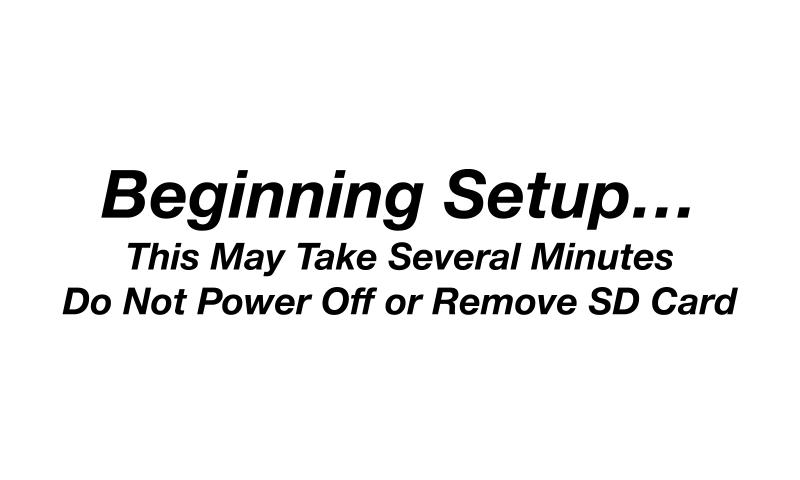
#> input picture messages/start.jpg, 800 x 480 px
$ python frame_manager.py start.jpg 5
#> lines starting #> are read from the running program, lines starting #| are printed output that depends on the picture
### display_manager.py
"""Display management for e-ink frame with automatic image rotation.

This module handles the display of processed images on an e-paper screen,
managing image rotation timing, random selection, and display lifecycle.
It interfaces with the Waveshare e-paper display library for hardware control.
"""

import atexit
import os
import random
import sys
import time
from typing import List, NoReturn, Optional

from PIL import Image

from lib.waveshare_epd import epd7in3f

# Path configuration for library access
SCRIPT_DIR: str = os.path.dirname(os.path.abspath(__file__))
LIB_PATH: str = os.path.join(SCRIPT_DIR, "lib")
sys.path.append(LIB_PATH)  # Add lib directory to Python path for e-paper library


class DisplayManager:
    """Manages e-paper display operations and image rotation lifecycle.

    This class handles all aspects of displaying images on the e-paper screen,
    including initialization, image selection, rotation timing, and cleanup.
    It provides automatic random image selection with duplicate prevention
    and configurable refresh intervals.

    Attributes:
        image_folder: Directory containing processed images for display
        refresh_time: Interval in seconds between image rotations
        rotation: Image rotation angle (0, 90, 180, or 270 degrees)
        epd: Waveshare e-paper display driver instance
        last_display_time: Timestamp of last image display
        last_selected_image: Name of previously displayed image (for deduplication)
        stop_display: Flag to halt the display loop
    """

    def __init__(self, image_folder: str, refresh_time: int) -> None:
        """Initialize the display manager with configuration and hardware setup.

        Sets up the e-paper display driver, configures timing parameters,
        and registers cleanup handlers for graceful shutdown.

        Args:
            image_folder: Path to directory containing processed images
            refresh_time: Interval in seconds between image rotations
        """
#> called with image_folder = 'pic', refresh_time = 5
        # Display timing and state management
        self.last_display_time: float = time.time()
        self.last_selected_image: Optional[str] = None
        self.image_folder: str = image_folder
        self.refresh_time: int = refresh_time

        # Display configuration
        self.rotation: int = 0  # Image rotation angle in degrees
        self.stop_display: bool = False  # Flag to control display loop

        # Initialize e-paper display hardware
        self.epd: epd7in3f.EPD = epd7in3f.EPD()
        self.epd.init()  # Initialize display driver
#> (the call stopped at in init, `if (epdconfig.module_init() != 0):`: lib is not available in this run)

        # Register cleanup function for graceful shutdown
        atexit.register(self.reset_frame)

    # [103 lines left out: functions reset_frame, fetch_image_files, select_random_image, display_images, not called in this run]

    def display_message(self, message_file: str) -> None:
        """Display a predefined message image on the screen.

        Loads and displays a message image from the messages directory.
        Used for status messages like startup, error states, etc.

        Args:
            message_file: Filename of the message image to display
        """
#> called with message_file = 'start.jpg'
        message_path: str = os.path.join(SCRIPT_DIR, f"messages/{message_file}")

        try:
            with Image.open(message_path) as img_start:
#> img_start is the input picture: PIL image 800x480 RGB; min 0, max 255, mean 238.4
                rotated_img: Image.Image = img_start.rotate(self.rotation)
                self.epd.display(self.epd.getbuffer(rotated_img))
                print(f"Displayed message: {message_file}")
        except FileNotFoundError:
            print(f"Warning: Message file not found: {message_path}")
        except Exception as e:
            print(f"Error displaying message {message_file}: {e}")

### lib/waveshare_epd/epd7in3f.py
# *****************************************************************************
# * | File        :	  epd7in3f.py
# * | Author      :   Waveshare team
# * | Function    :   Electronic paper driver
# * | Info        :
# *----------------
# * | This version:   V1.0
# * | Date        :   2022-10-20
# # | Info        :   python demo
# -----------------------------------------------------------------------------
# ******************************************************************************/
# Permission is hereby granted, free of charge, to any person obtaining a copy
# of this software and associated documnetation files (the "Software"), to deal
# in the Software without restriction, including without limitation the rights
# to use, copy, modify, merge, publish, distribute, sublicense, and/or sell
# copies of the Software, and to permit persons to  whom the Software is
# furished to do so, subject to the following conditions:
#
# The above copyright notice and this permission notice shall be included in
# all copies or substantial portions of the Software.
#
# THE SOFTWARE IS PROVIDED "AS IS", WITHOUT WARRANTY OF ANY KIND, EXPRESS OR
# IMPLIED, INCLUDING BUT NOT LIMITED TO THE WARRANTIES OF MERCHANTABILITY,
# FITNESS OR A PARTICULAR PURPOSE AND NONINFRINGEMENT. IN NO EVENT SHALL THE
# AUTHORS OR COPYRIGHT HOLDERS BE LIABLE FOR ANY CLAIM, DAMAGES OR OTHER
# LIABILITY WHETHER IN AN ACTION OF CONTRACT, TORT OR OTHERWISE, ARISING FROM,
# OUT OF OR IN CONNECTION WITH THE SOFTWARE OR THE USE OR OTHER DEALINGS IN
# THE SOFTWARE.
#

import logging
from . import epdconfig

import PIL
from PIL import Image, ImageEnhance
import io

# Display resolution
EPD_WIDTH       = 800
EPD_HEIGHT      = 480

logger = logging.getLogger(__name__)

class EPD:
    def __init__(self):
        self.reset_pin = epdconfig.RST_PIN
        self.dc_pin = epdconfig.DC_PIN
        self.busy_pin = epdconfig.BUSY_PIN
        self.cs_pin = epdconfig.CS_PIN
        self.width = EPD_WIDTH
        self.height = EPD_HEIGHT
        self.BLACK  = 0x000000   #   0000  BGR
        self.WHITE  = 0xffffff   #   0001
        self.GREEN  = 0x00ff00   #   0010
        self.BLUE   = 0xff0000   #   0011
        self.RED    = 0x0000ff   #   0100
        self.YELLOW = 0x00ffff   #   0101
        self.ORANGE = 0x0080ff   #   0110

    # Hardware reset
    # [7 lines left out: function reset, not called in this run]

    def send_command(self, command):
        epdconfig.digital_write(self.dc_pin, 0)
        epdconfig.digital_write(self.cs_pin, 0)
        epdconfig.spi_writebyte([command])
        epdconfig.digital_write(self.cs_pin, 1)

    # [5 lines left out: function send_data, not called in this run]

    # send a lot of data
    def send_data2(self, data):
        epdconfig.digital_write(self.dc_pin, 1)
        epdconfig.digital_write(self.cs_pin, 0)
        epdconfig.spi_writebyte2(data)
        epdconfig.digital_write(self.cs_pin, 1)

    # [17 lines left out: functions ReadBusyH, TurnOnDisplay, not called in this run]

    def init(self):
        if (epdconfig.module_init() != 0):
            return -1
        # EPD hardware init start
        self.reset()
        self.ReadBusyH()
        epdconfig.delay_ms(30)

        self.send_command(0xAA)    # CMDH
        self.send_data(0x49)
        self.send_data(0x55)
        self.send_data(0x20)
        self.send_data(0x08)
        self.send_data(0x09)
        self.send_data(0x18)

        self.send_command(0x01)
        self.send_data(0x3F)
        self.send_data(0x00)
        self.send_data(0x32)
        self.send_data(0x2A)
        self.send_data(0x0E)
        self.send_data(0x2A)

        self.send_command(0x00)
        self.send_data(0x5F)
        self.send_data(0x69)

        self.send_command(0x03)
        self.send_data(0x00)
        self.send_data(0x54)
        self.send_data(0x00)
        self.send_data(0x44)

        self.send_command(0x05)
        self.send_data(0x40)
        self.send_data(0x1F)
        self.send_data(0x1F)
        self.send_data(0x2C)

        self.send_command(0x06)
        self.send_data(0x6F)
        self.send_data(0x1F)
        self.send_data(0x1F)
        self.send_data(0x22)

        self.send_command(0x08)
        self.send_data(0x6F)
        self.send_data(0x1F)
        self.send_data(0x1F)
        self.send_data(0x22)

        self.send_command(0x13)    # IPC
        self.send_data(0x00)
        self.send_data(0x04)

        self.send_command(0x30)
        self.send_data(0x3C)

        self.send_command(0x41)     # TSE
        self.send_data(0x00)

        self.send_command(0x50)
        self.send_data(0x3F)

        self.send_command(0x60)
        self.send_data(0x02)
        self.send_data(0x00)

        self.send_command(0x61)
        self.send_data(0x03)
        self.send_data(0x20)
        self.send_data(0x01)
        self.send_data(0xE0)

        self.send_command(0x82)
        self.send_data(0x1E)

        self.send_command(0x84)
        self.send_data(0x00)

        self.send_command(0x86)    # AGID
        self.send_data(0x00)

        self.send_command(0xE3)
        self.send_data(0x2F)

        self.send_command(0xE0)   # CCSET
        self.send_data(0x00)

        self.send_command(0xE6)   # TSSET
        self.send_data(0x00)
        return 0

    def getbuffer(self, image):
        # Create a pallette with the 7 colors supported by the panel
        pal_image = Image.new("P", (1,1))
        pal_image.putpalette( (0,0,0,  255,255,255,  0,255,0,   0,0,255,  255,0,0,  255,255,0, 255,128,0) + (0,0,0)*249)

        # Check if we need to rotate the image
        imwidth, imheight = image.size
#> imwidth = 800; imheight = 480
        if(imwidth == self.width and imheight == self.height):
            image_temp = image
        elif(imwidth == self.height and imheight == self.width):
            image_temp = image.rotate(90, expand=True)
        else:
            logger.warning("Invalid image dimensions: %d x %d, expected %d x %d" % (imwidth, imheight, self.width, self.height))

        # Convert the soruce image to the 7 colors, dithering if needed
        if image_temp.mode != 'RGB':
            image_temp = image_temp.convert('RGB')

        color = ImageEnhance.Color(image_temp)
        image_temp = color.enhance(1.5)

        contrast = ImageEnhance.Contrast(image_temp)
        image_temp = contrast.enhance(1.5)

        # Convert the soruce image to the 7 colors, dithering if needed
        image_7color = image_temp.quantize(
            palette=pal_image,
            dither=Image.Dither.FLOYDSTEINBERG,
        )
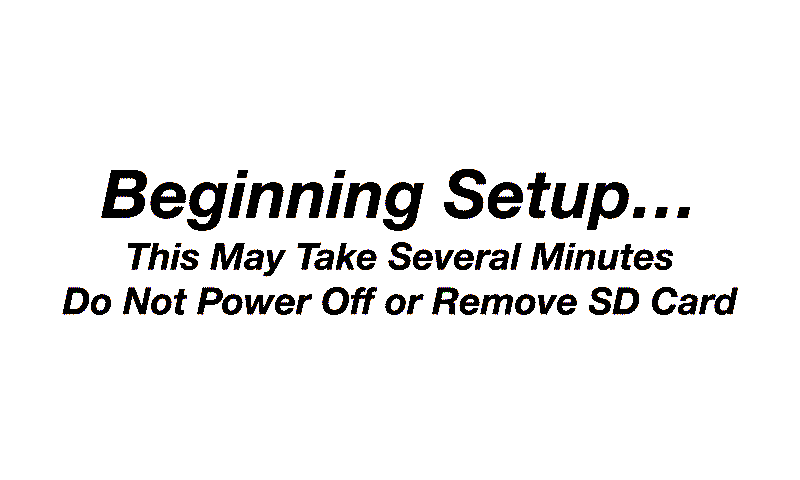
#> image_7color: PIL image 800x480 P; mean R, G, B 237.8, 237.6, 237.5

        buf_7color = bytearray(image_7color.tobytes('raw'))

        # PIL does not support 4 bit color, so pack the 4 bits of color
        # into a single byte to transfer to the panel
        buf = [0x00] * int(self.width * self.height / 2)
        idx = 0
        for i in range(0, len(buf_7color), 2):
            buf[idx] = (buf_7color[i] << 4) + buf_7color[i+1]
            idx += 1
#> this loop made 192000 passes
#> i on passes 3 to 5: 4, 6, 8
#> after the loop, buf = 192000 items; idx = 192000

        return buf

    def display(self, image):
        self.send_command(0x10)
        self.send_data2(image)

        self.TurnOnDisplay()

    # [12 lines left out: functions Clear, sleep, not called in this run]
### END OF FILE ###

### image_converter.py
"""Image processing module for e-ink display optimization.

This module handles the conversion of source images to e-ink display format,
including resizing, cropping, and color/contrast enhancement for optimal
display on e-paper screens.
"""

import os
from typing import Tuple

from PIL import Image, ImageEnhance, ImageOps


class ImageConverter:
    """Handles image processing and conversion for e-ink display optimization.

    This class processes images from a source directory, resizing and enhancing
    them for optimal display on e-paper screens. Images are resized to fit the
    target dimensions while maintaining aspect ratio, then cropped and enhanced
    for better visibility on e-ink displays.

    Attributes:
        source_dir: Directory containing source images to process
        output_dir: Directory where processed images will be saved
        target_width: Target width for processed images (800px)
        target_height: Target height for processed images (480px)
    """

    def __init__(self, source_dir: str, output_dir: str) -> None:
        """Initialize the ImageConverter with source and output directories.

        Args:
            source_dir: Path to directory containing source images
            output_dir: Path to directory where processed images will be saved
        """
        self.source_dir: str = source_dir
        self.output_dir: str = output_dir
        self.target_width: int = 800  # E-ink display width
        self.target_height: int = 480  # E-ink display height

    # [89 lines left out: functions process_images, resize_image, not called in this run]

### frame_manager.py
"""Main entry point for the e-ink frame application.

This module coordinates the image processing and display workflow for an e-ink frame.
It processes images from an SD card, converts them for display, and manages the
display rotation cycle.

Usage:
    python frame_manager.py <sd_path> <refresh_time>

Args:
    sd_path: Path to the SD card containing source images
    refresh_time: Time in seconds between image rotations
"""

import os
import shutil
import sys
from typing import NoReturn

from display_manager import DisplayManager
from image_converter import ImageConverter

# Directory paths for the application
SCRIPT_DIR: str = os.path.dirname(os.path.abspath(__file__))
PIC_PATH: str = os.path.join(SCRIPT_DIR, "pic")  # Local directory for processed images
SD_MOUNT_BASE: str = "/media/pi"  # Base path for SD card mounts


def main() -> NoReturn:
    """Main application entry point.

    Orchestrates the complete workflow: image processing from SD card,
    conversion for e-ink display, and continuous image rotation.

    Raises:
        SystemExit: If insufficient command line arguments provided
        Exception: For errors during image processing or display
    """
    # Validate command line arguments
    if len(sys.argv) < 3:
        print("Usage: python frame_manager.py <sd_path> <refresh_time>")
        sys.exit(1)

    # Parse command line arguments
    sd_path: str = sys.argv[1]
    refresh_time: int = int(sys.argv[2])
    print(f"Frame manager received SD path: {sd_path}")
    print(f"Frame manager received refresh time: {refresh_time} seconds")

    # Initialize display manager for the e-ink screen
    display_manager: DisplayManager = DisplayManager(image_folder=PIC_PATH, refresh_time=refresh_time)
    print("Display manager created")

    # Prepare local image directory (clean slate for new images)
    if os.path.exists(PIC_PATH):
        shutil.rmtree(PIC_PATH)  # Remove any existing processed images
    os.makedirs(PIC_PATH)  # Create fresh directory for new processed images

    # Initialize image converter for processing SD card images
    image_converter: ImageConverter = ImageConverter(source_dir=sd_path, output_dir=PIC_PATH)
    print("Image converter created")

    # Show startup message on display while processing
    display_manager.display_message("start.jpg")

    # Process all images from the SD card
    try:
        print("Processing images, please wait...")
        image_converter.process_images()
    except Exception as e:
        print(f"Error during image processing: {e}")
        # Continue execution even if some images fail to process

    # Begin continuous image display rotation
    try:
        display_manager.display_images()
    except Exception as e:
        print(f"Error during image display: {e}")
        sys.exit(1)


if __name__ == "__main__":
#> (the run stopped early here; a loop or call above may not have finished)
